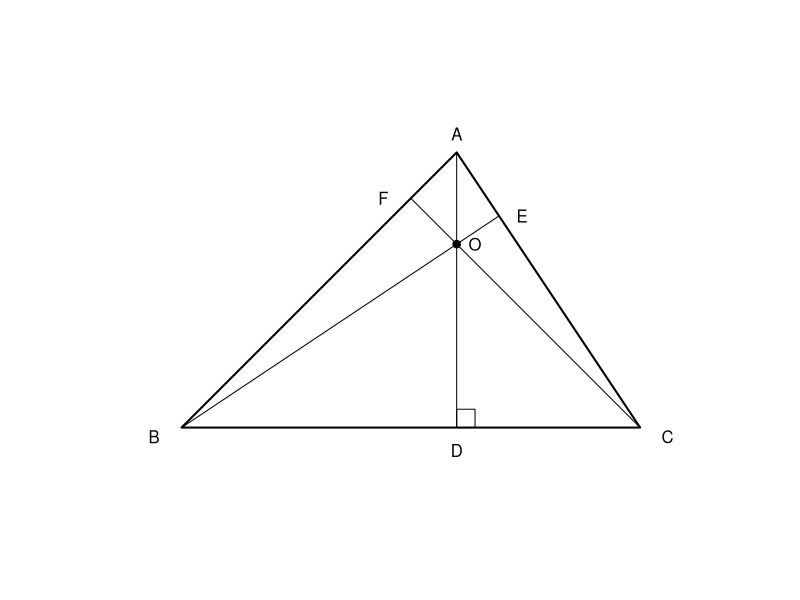

Write R code to recreate this figure.
setwd("C:/Users/18904/Github/senior-mathematics/codes")
if(!dir.exists("../figures"))dir.create("../figures")
# week26-1: triangle ABC with three altitudes meeting at O
draw=function(){
  plot(NULL,xlim=c(-3.6,2.8),ylim=c(-0.6,3.6),axes=FALSE,xlab="",ylab="",asp=1)
  A=c(0,3);B=c(-3,0);C=c(2,0);D=c(0,0);E=c(6/13,30/13);F=c(-0.5,2.5);O=c(0,2)
  polygon(rbind(A,B,C),lwd=2)
  segments(A[1],A[2],D[1],D[2],lty=1)
  segments(B[1],B[2],E[1],E[2],lty=1)
  segments(C[1],C[2],F[1],F[2],lty=1)
  points(O[1],O[2],pch=19)
  rect(0,0,0.2,0.2)
  text(A[1],A[2]+0.2,"A");text(B[1]-0.3,B[2]-0.1,"B");text(C[1]+0.3,C[2]-0.1,"C")
  text(D[1],D[2]-0.25,"D");text(E[1]+0.25,E[2],"E");text(F[1]-0.3,F[2],"F");text(O[1]+0.2,O[2],"O")
}
pdf("../figures/week26-1.pdf",width=4,height=4);draw();dev.off()
svglite::svglite("../figures/week26-1.svg",width=4,height=4);draw();dev.off()
